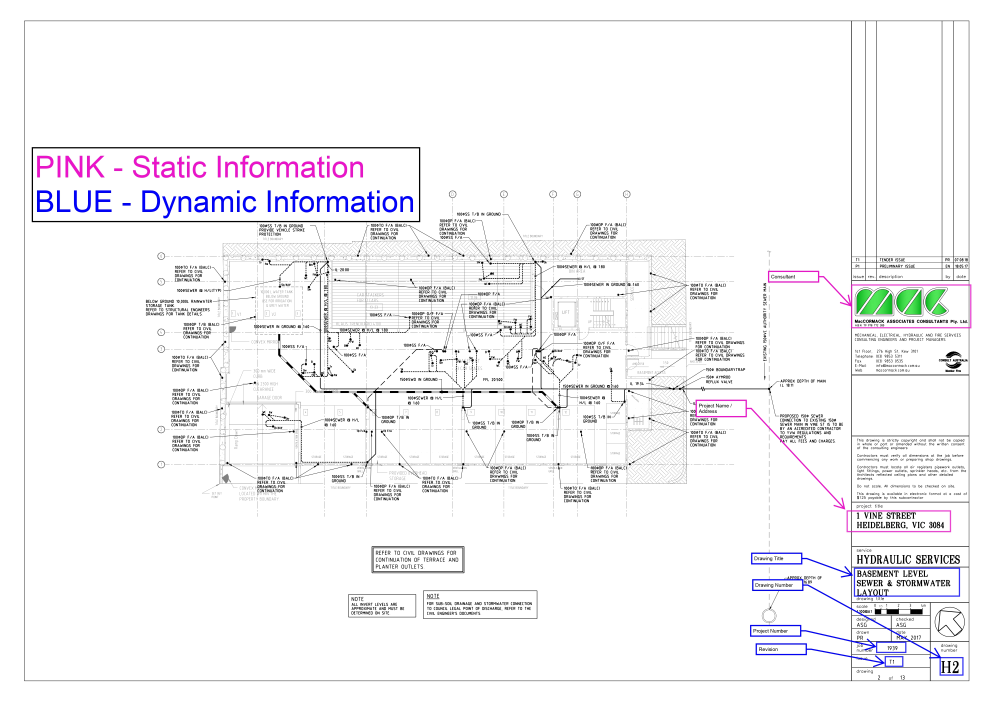
#> input picture dataset/Drawing Detail Sample Markup3_page-0001.jpg, 4967 x 3509 px, found by its file name (shown at 1/5 size)
$ jupyter execute --allow-errors ocr.ipynb
#> lines starting #> are read from the running program, lines starting #| are printed output that depends on the picture; after the words box and inside, x2 and y2 are one past the last pixel; in counts of white or black regions, pixels touching at a corner belong together
[cell 1]
import keras_ocr
from keras_ocr import detection,recognition
import matplotlib.pyplot as plt
import pandas as pd

#> (the rest of this cell did not finish here and is left out)

[cell 2]
import cv2
from PIL import Image
import numpy as np

img = cv2.imread("/content/Drawing Detail Sample Markup3_page-0001.jpg")
#> img is the input picture: shape (3509, 4967, 3); mean B, G, R 246.6, 244.6, 245.3

sharpening_filter = np.array([[-1,-1,-1],[-1,9,-1],[-1,-1,-1]])
sharpened_image= cv2.filter2D(img,-1,sharpening_filter)
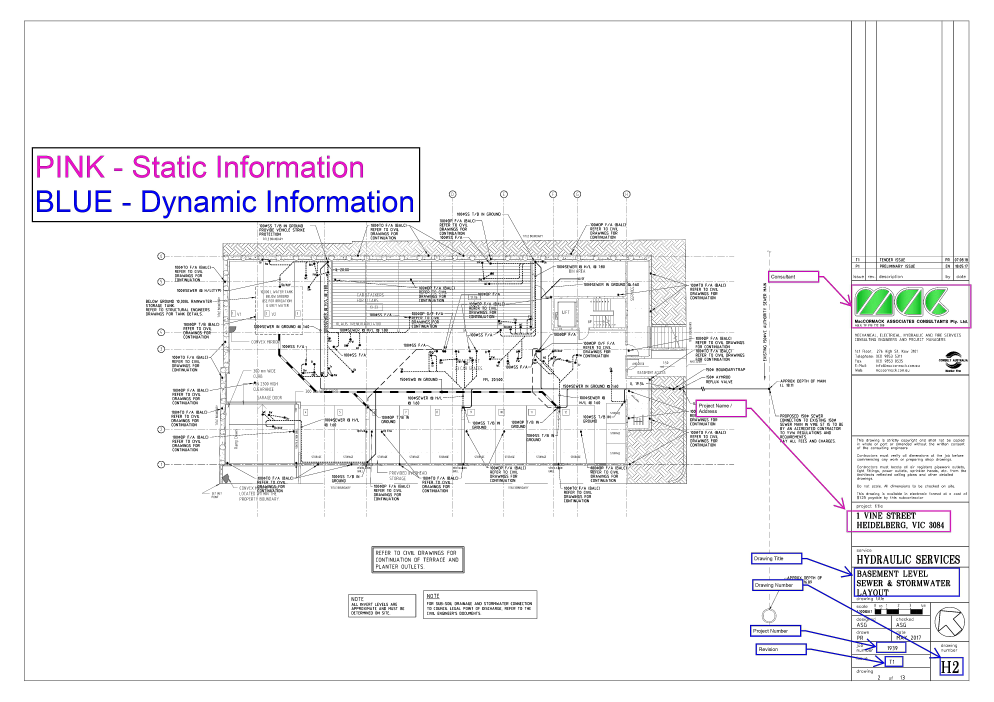
#> sharpened_image: shape (3509, 4967, 3) (shown at 1/5 size); mean B, G, R 244.8, 243.2, 243.8
plt.figure(figsize = (20,20))
plt.imshow(sharpened_image)

#> (a cell that did not finish here is left out)

[cell 4]
result_image = sharpened_image.copy()
mask = np.ones(result_image.shape, dtype=np.uint8) * 255
gray = cv2.cvtColor(result_image, cv2.COLOR_BGR2GRAY)
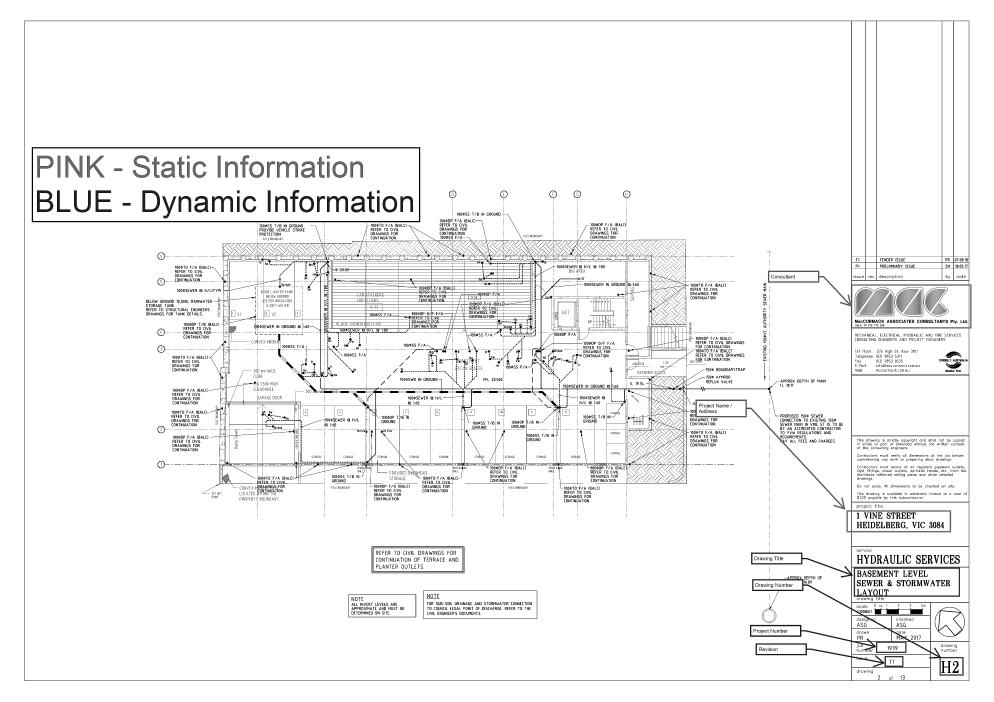
#> gray: shape (3509, 4967) (shown at 1/5 size); min 0, max 255, mean 243.6
thresh = cv2.threshold(gray, 0, 255, cv2.THRESH_BINARY_INV + cv2.THRESH_OTSU)[1]
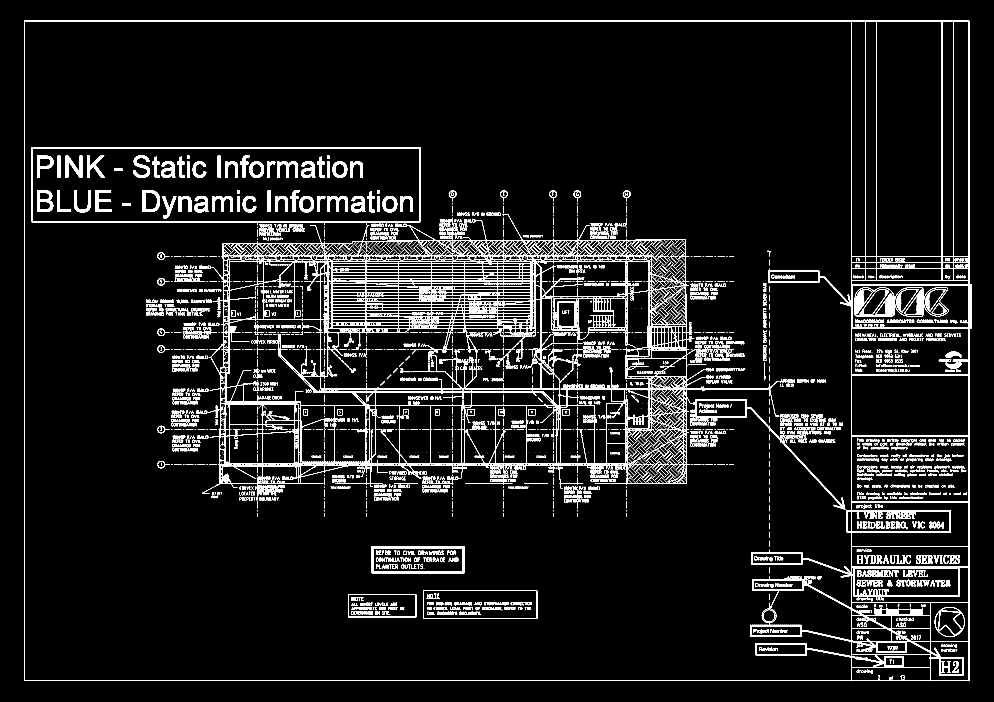
#> thresh: shape (3509, 4967) (shown at 1/5 size); 4.7% white; 6677 white regions (1721 under 20 px)
kernel = cv2.getStructuringElement(cv2.MORPH_RECT, (1,1))
dilate = cv2.dilate(thresh, kernel, iterations=3)

cnts = cv2.findContours(dilate, cv2.RETR_TREE, cv2.CHAIN_APPROX_SIMPLE)
#> cnts = 9982 contours, 4876 with area under 20; largest, box (x1, y1, x2, y2) and area: (121, 103, 4857, 3406) 15591620, (122, 104, 4258, 3405) 13478464, (1010, 1071, 3532, 2467) 2477924, (1117, 1275, 3389, 2028) 914008, (159, 735, 2101, 1126) 725938
cnts = cnts[0] if len(cnts) == 2 else cnts[1]
for c in cnts:
    area = cv2.contourArea(c)
    if area < 5000:
        x,y,w,h = cv2.boundingRect(c)
        mask[y:y+h, x:x+w] = result_image[y:y+h, x:x+w]
#> this loop made 9982 passes
#> (area, x, y, w, h) on passes 3, 4, 6, 7, 8, 10, 11, 12, 13, 14, 15, 18: (78, 4445, 3387, 10, 12), (61, 4445, 3388, 10, 10), (23.5, 4502, 3378, 6, 19), (55, 4513, 3377, 10, 21), (47.5, 4390, 3377, 10, 21), (86.5, 4354, 3353, 10, 16), (55.5, 4355, 3353, 8, 10), (21, 4341, 3353, 10, 10), (24, 4320, 3353, 12, 11), (78, 4306, 3353, 10, 11), (59, 4307, 3353, 9, 10), (86.5, 4284, 3348, 10, 16)
#> area on passes 1, 2, 21, 37, 43, 58: 15591620, 25418.5, 8934.5, 13457.5, 11756.5, 6484
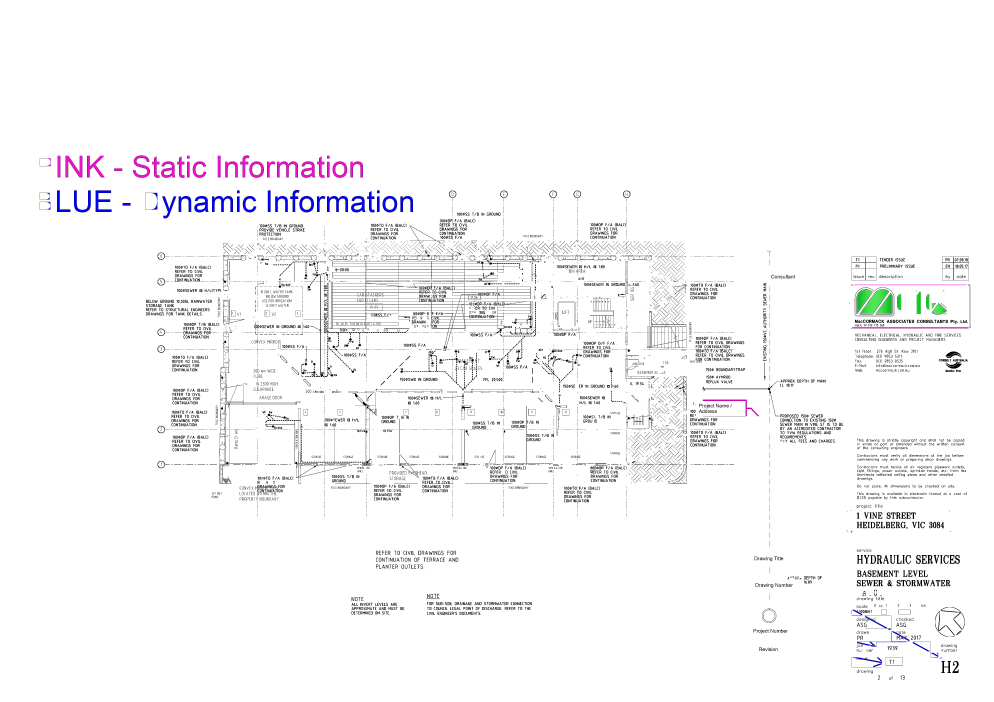
#> mask: shape (3509, 4967, 3) (shown at 1/5 size); mean B, G, R 248.4, 247.4, 247.8

$ run again, with dataset/Drawing Detail Sample Markup_page-0001.jpg copied over dataset/Drawing Detail Sample Markup3_page-0001.jpg
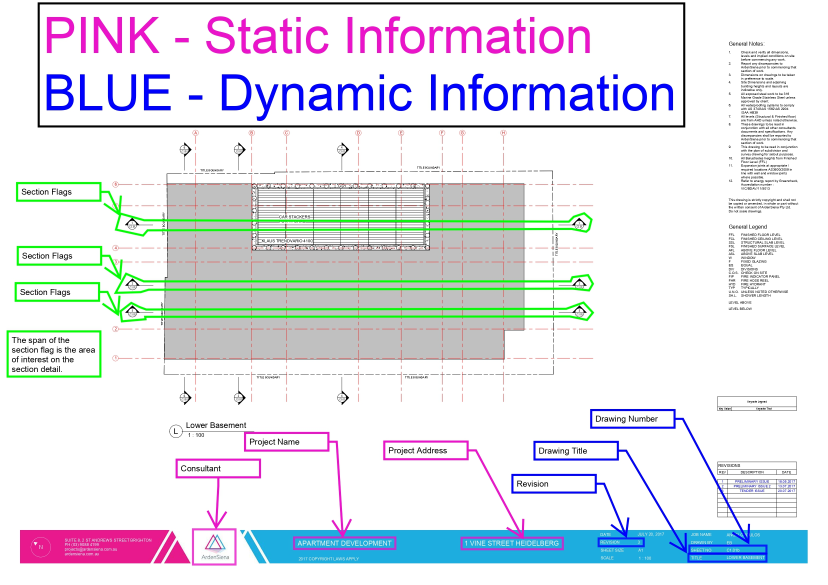
#> input picture dataset/Drawing Detail Sample Markup_page-0001.jpg, 2482 x 1755 px, found by its file name (shown at 1/3 size)
#> img is the input picture: shape (1755, 2482, 3); mean B, G, R 234.7, 228.1, 225.6
#> `thresh = cv2.threshold(gray, 0, 255, cv2.THRESH_BINARY_INV + cv2.THRES..`:
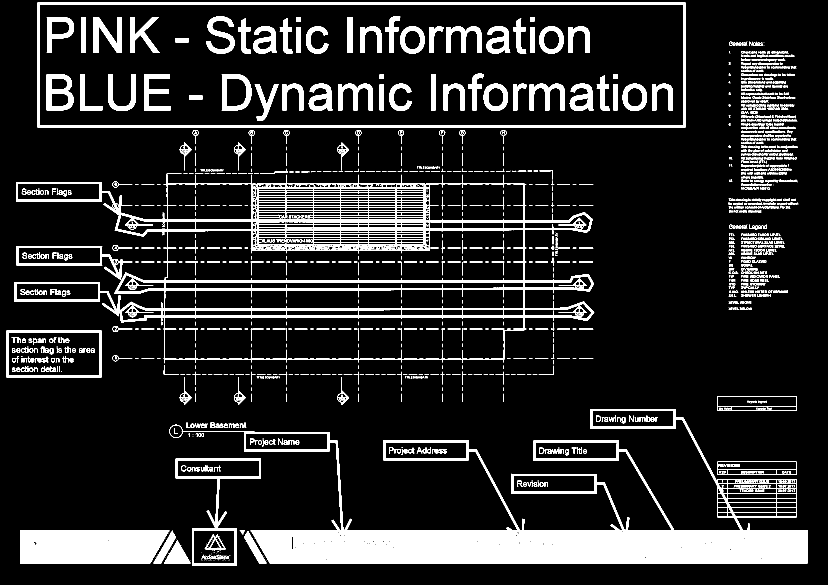
#> thresh: shape (1755, 2482) (shown at 1/3 size); 12.5% white; 2333 white regions (1206 under 20 px)
#> cnts = 4588 contours, 3228 with area under 20; largest, box (x1, y1, x2, y2) and area: (113, 7, 2056, 383) 726310, (118, 12, 2051, 377) 703244, (48, 521, 1783, 1090) 614983, (732, 1227, 2423, 1690) 272058, (492, 951, 1573, 1078) 129495
#> the loop `for c in cnts:` made 4588 passes
#> (area, x, y, w, h) on passes 18, 52: (2654.5, 492, 1620, 80, 70), (1859.5, 733, 1593, 67, 97)
#> after the loop `for c in cnts:`:
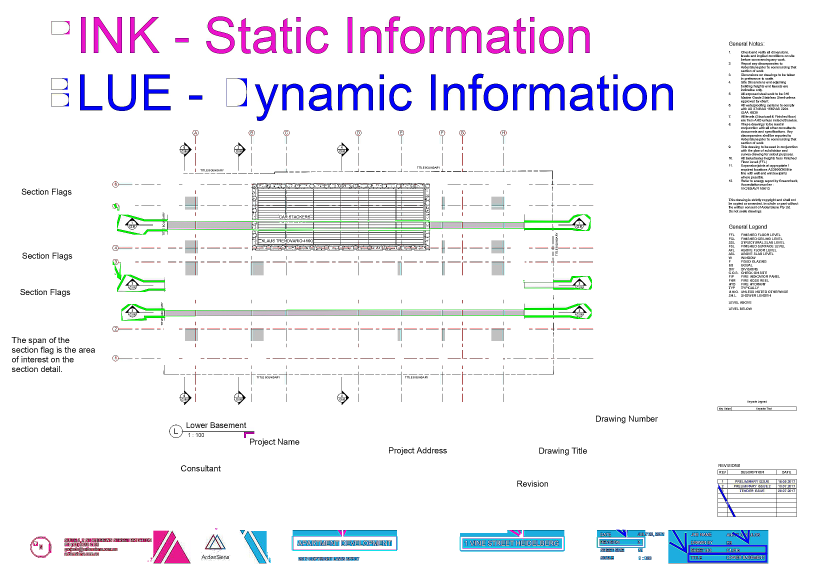
#> mask: shape (1755, 2482, 3) (shown at 1/3 size); mean B, G, R 245.4, 240.6, 241
